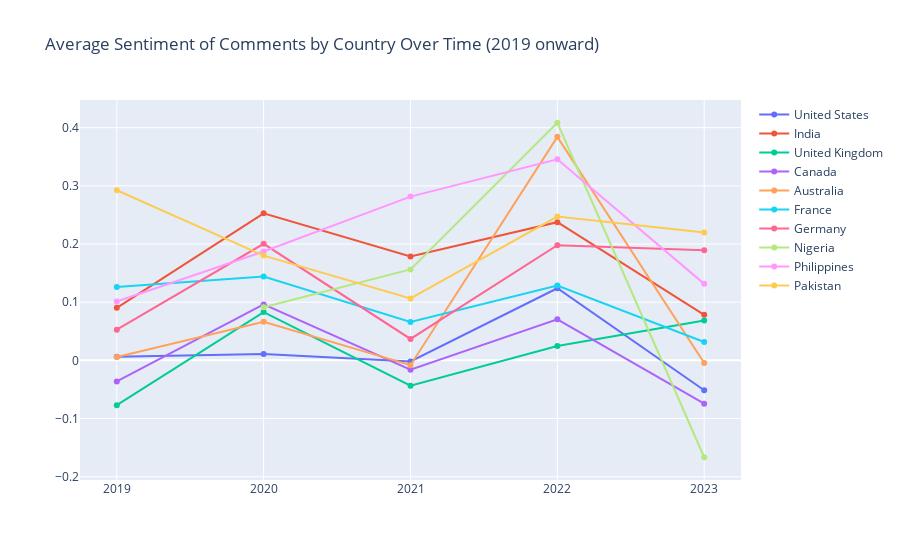

The notebook cell this image was saved under:
### Code cell
# line chart of average sentiment in each of the top 10 countries over time
df = pd.read_csv('../../data/merged_data_sentiment.csv')
df = df[df['Country'].notna()].reset_index(drop=True)

# only get 2019 onward
df = df[df['Date'] >= '2019-01-01'].reset_index(drop=True)

avg_sent(df)

# get year from date
df['Year'] = df['Date'].apply(lambda x: x.split('-')[0])

# get average sentiment of each country
df = df.groupby(['Country', 'Year']).mean().reset_index()

# sort by year
df = df.sort_values(by='Year')

# get top 10 countries (ie all those with >100 posts)
df = df[df['Country'].isin(top_countries)]

# plot (all countries on same plot)
fig = go.Figure()
for country in top_countries:
  temp = df[df['Country'] == country]
  country_name = pycountry.countries.get(alpha_3=country).name
  fig.add_trace(go.Scatter(x=temp['Year'], y=temp['Avg_Sentiment'], name=country_name))

fig.update_layout(title_text='Average Sentiment of Comments by Country Over Time (2019 onward)')
fig.show()

### Figure 1 — Plotly figure (JSON) as saved in the notebook; plotly's stock layout.template omitted (floating-point values rounded to 4 significant figures)
{"data": [{"name": "United States", "type": "scatter", "x": ["2019", "2020", "2021", "2022", "2023"], "y": [0.006424, 0.01094, -0.001763, 0.1239, -0.05141]}, {"name": "India", "type": "scatter", "x": ["2019", "2020", "2021", "2022", "2023"], "y": [0.09032, 0.2528, 0.1787, 0.2375, 0.07823]}, {"name": "United Kingdom", "type": "scatter", "x": ["2019", "2020", "2021", "2022", "2023"], "y": [-0.07703, 0.08307, -0.04346, 0.02478, 0.06871]}, {"name": "Canada", "type": "scatter", "x": ["2019", "2020", "2021", "2022", "2023"], "y": [-0.03618, 0.09619, -0.01603, 0.07062, -0.0744]}, {"name": "Australia", "type": "scatter", "x": ["2019", "2020", "2021", "2022", "2023"], "y": [0.005925, 0.06624, -0.008273, 0.3842, -0.004415]}, {"name": "France", "type": "scatter", "x": ["2019", "2020", "2021", "2022", "2023"], "y": [0.1261, 0.144, 0.06602, 0.1287, 0.03165]}, {"name": "Germany", "type": "scatter", "x": ["2019", "2020", "2021", "2022", "2023"], "y": [0.05275, 0.2004, 0.03685, 0.1979, 0.1895]}, {"name": "Nigeria", "type": "scatter", "x": ["2020", "2021", "2022", "2023"], "y": [0.09121, 0.1564, 0.4085, -0.1665]}, {"name": "Philippines", "type": "scatter", "x": ["2019", "2020", "2021", "2022", "2023"], "y": [0.1011, 0.1873, 0.2815, 0.3457, 0.1315]}, {"name": "Pakistan", "type": "scatter", "x": ["2019", "2020", "2021", "2022", "2023"], "y": [0.2924, 0.1801, 0.1065, 0.2472, 0.2198]}], "layout": {"title": {"text": "Average Sentiment of Comments by Country Over Time (2019 onward)"}}}
